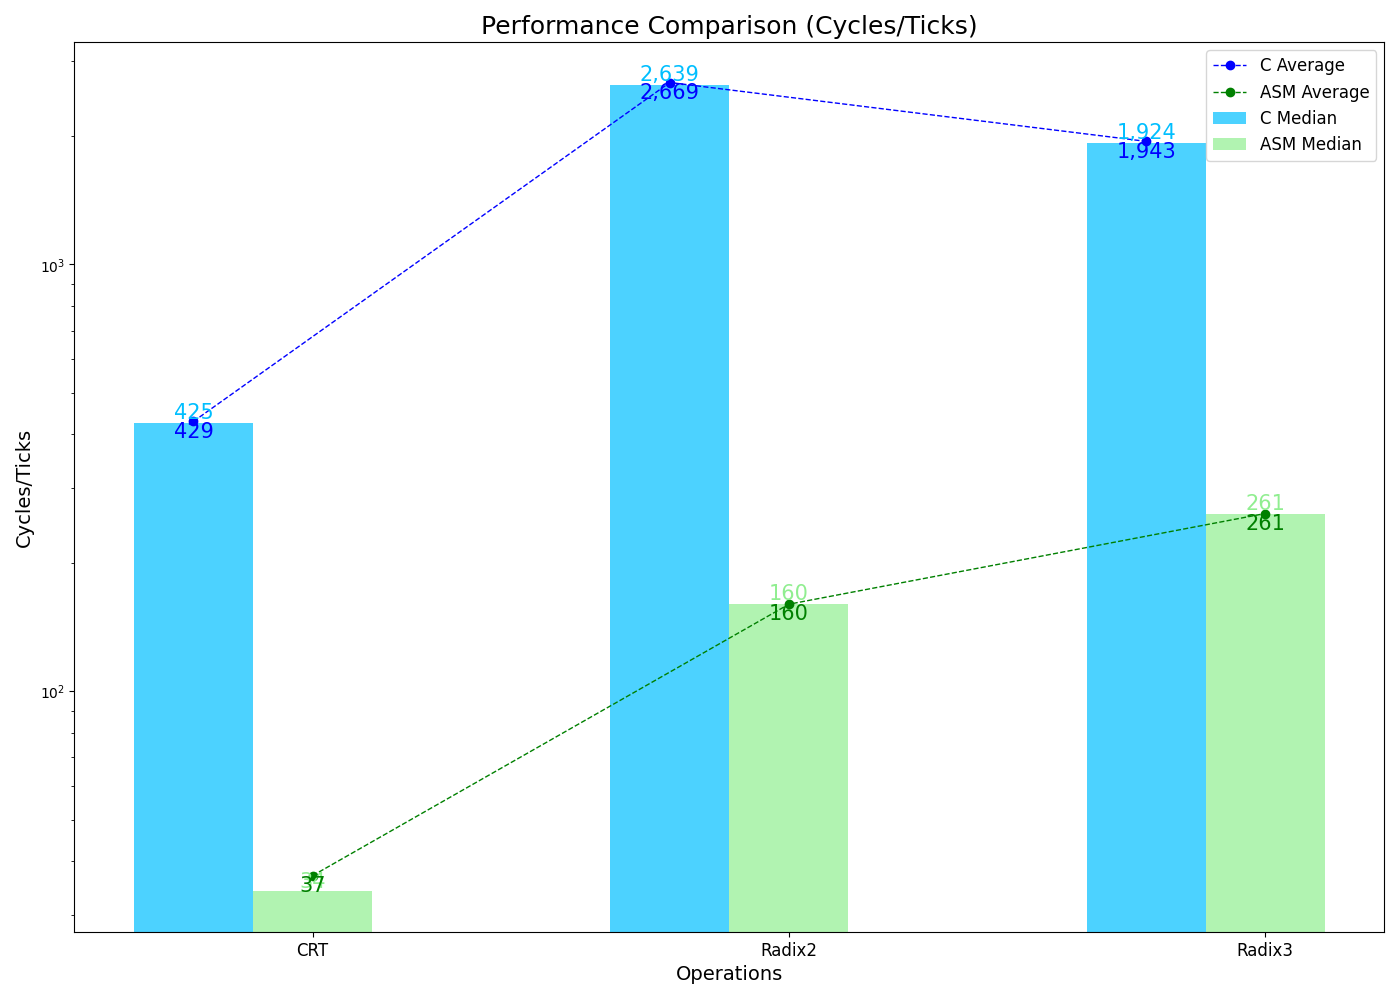

This figure's Python source:
import matplotlib.pyplot as plt
import numpy as np

# Data
categories = ['CRT', 'Radix2', 'Radix3']
C_median = [425, 2639, 1924]
C_average = [429, 2669, 1943]
ASM_median = [34, 160, 261]
ASM_average = [37, 160, 261]
# Radix3_median = [60096, 501635, 372211]
# Radix3_average = [91498, 506361, 384523]

# Create x positions and width for the bars
x = np.arange(len(categories))
width = 0.25

# Plot
fig, ax = plt.subplots(figsize=(14, 10))
# Bars for medians
ax.bar(x - width, C_median, width, label='C Median', color='deepskyblue', alpha=0.7)
ax.bar(x, ASM_median, width, label='ASM Median', color='lightgreen', alpha=0.7)
# ax.bar(x + width, Radix3_median, width, label='Radix3 Median', color='salmon', alpha=0.7)

# Line plots for averages
# royalblue
# seagreen
# firebrick
ax.plot(x - width, C_average, marker='o', linestyle='--', color='blue', label='C Average', linewidth=1)
ax.plot(x, ASM_average, marker='o', linestyle='--', color='green', label='ASM Average', linewidth=1)
# ax.plot(x + width, Radix3_average, marker='o', linestyle='--', color='red', label='Radix3 Average', linewidth=1)

# Customization
ax.set_title('Performance Comparison (Cycles/Ticks)', fontsize=18)
ax.set_xlabel('Operations', fontsize=14)
ax.set_ylabel('Cycles/Ticks', fontsize=14)
ax.set_yscale('log')  # Logarithmic scale
ax.set_xticks(x)
ax.set_xticklabels(categories, fontsize=12)
ax.legend(fontsize=12)
# ax.grid(True, which="both", linestyle='--', linewidth=0.5, alpha=0.7)

# Annotate for clarity
label_fontsize = 15  # Increase font size for data labels
for i, category in enumerate(categories):
    ax.text(i - width, C_median[i], f"{C_median[i]:,}", fontsize=15, ha='center', va='bottom', color='deepskyblue')
    ax.text(i, ASM_median[i], f"{ASM_median[i]:,}", fontsize=15, ha='center', va='bottom', color='lightgreen')
    # ax.text(i + width, Radix3_median[i], f"{Radix3_median[i]:,}", fontsize=15, ha='center', va='bottom', color='salmon')

    ax.text(i - width, C_average[i], f"{C_average[i]:,}", fontsize=label_fontsize, ha='center', va='top', color='blue')
    ax.text(i, ASM_average[i], f"{ASM_average[i]:,}", fontsize=label_fontsize, ha='center', va='top', color='green')
    # ax.text(i + width, Radix3_average[i], f"{Radix3_average[i]:,}", fontsize=label_fontsize, ha='center', va='top', color='red')


plt.tight_layout()
plt.show()
